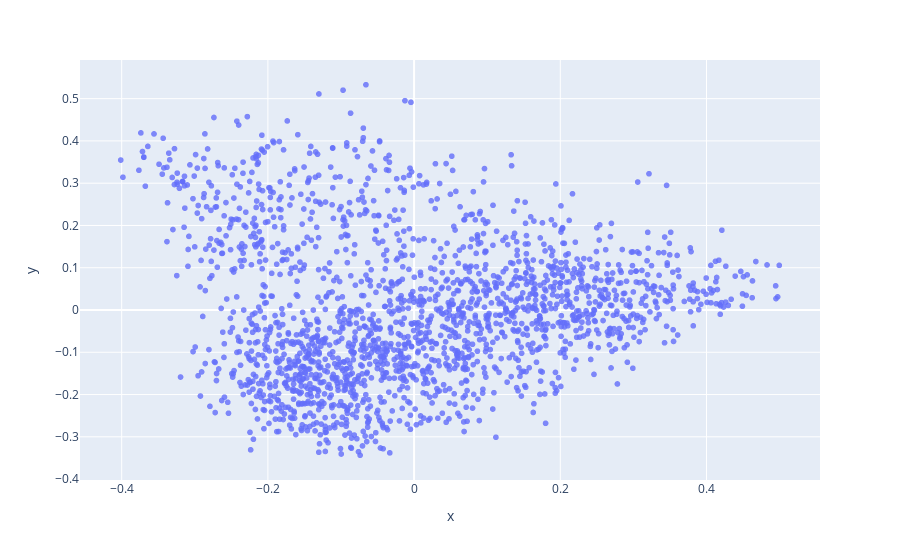

Write notebook code for a chart like this one.
### Markdown cell above
Use PCA for dimensionality reduction to reduce the dimensions to a reasonable amount since number of features is pretty high

### Code cell
from sklearn.decomposition import PCA

# Will return 2 PCA components - data is more simplified since it's in 2 dimensions/componenets
pca = PCA(n_components=2)
data_pca = pca.fit_transform(textVector)


fig = plot.scatter(x = data_pca[:,0], y = data_pca[:,1], opacity=0.8)
fig.show()

### Figure 1 — Plotly figure (JSON) as saved in the notebook; plotly's stock layout.template omitted (floating-point values rounded to 4 significant figures; data arrays with more than 128 entries replaced by an {"elided": "..."} marker saying what was removed)
{"data": [{"hovertemplate": "x=%{x}<br>y=%{y}<extra></extra>", "legendgroup": "", "marker": {"color": "#636efa", "opacity": 0.8, "symbol": "circle"}, "mode": "markers", "name": "", "showlegend": false, "type": "scattergl", "x": {"elided": "2000 float values"}, "xaxis": "x", "y": {"elided": "2000 float values"}, "yaxis": "y"}], "layout": {"legend": {"tracegroupgap": 0}, "margin": {"t": 60}, "xaxis": {"anchor": "y", "domain": [0, 1], "title": {"text": "x"}}, "yaxis": {"anchor": "x", "domain": [0, 1], "title": {"text": "y"}}}}
